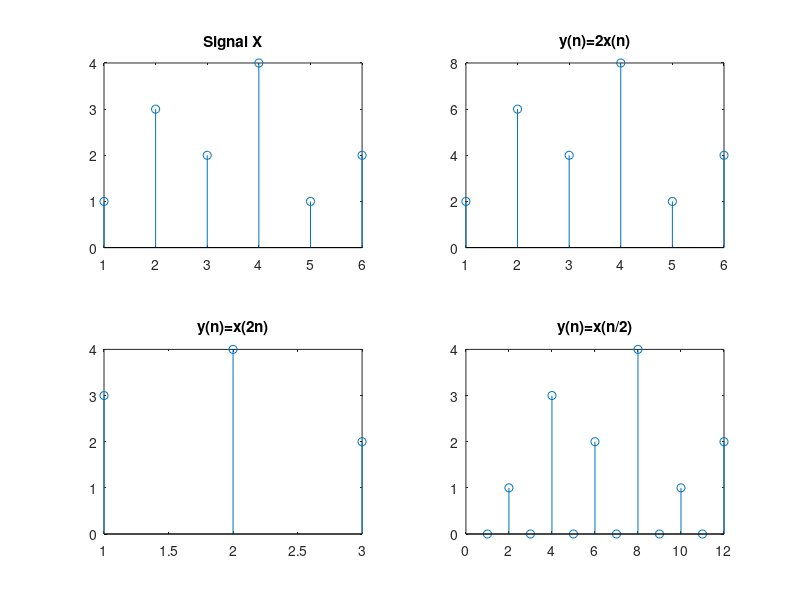

Write MATLAB code to recreate this figure.
%Operations on Discrete Time Signals -2
clear

x=[1 3 2 4 1 2];
subplot(2,2,1);
stem(x);
title('Signal X');

%Upscaling
for i=1:6
    y(i)=2*x(i);
end
subplot(2,2,2);
stem(y);
title('y(n)=2x(n)');

clear y
for i=1:3
    y(i)=x(2*i);
end
subplot(2,2,3);
stem(y);
title('y(n)=x(2n)');

%Downscaling
clear y
for i=1:12
    if(mod(i,2)==0)
        y(i)=x(i/2);           
    end   
end
subplot(2,2,4);
stem(y);
title('y(n)=x(n/2)');
